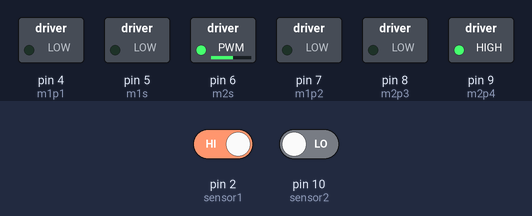
Recording of a sketch running on a simulated Arduino Uno, built with avr-gcc and run on an emulated ATmega328P. Parts: switched loads named in the sketch (green lamp = pin HIGH). Inputs (shaded band) come from the test bench; at power-on: pin 2 (sensor1) HIGH, pin 10 (sensor2) LOW.

Above: at 1.2 s.
1.3 s: pin 2 (sensor1) driven LOW
At 2.5 s:
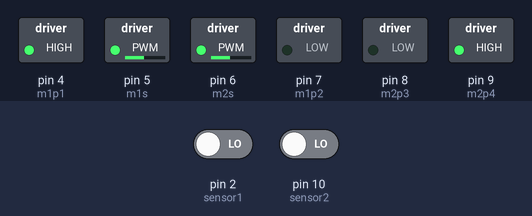
2.8 s: pin 10 (sensor2) driven HIGH
At 3.8 s:
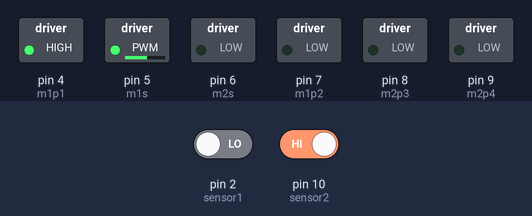
4.3 s: pin 2 (sensor1) driven HIGH
At 4.9 s:
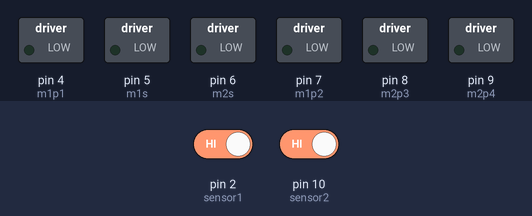
Timing chart, 0 to 7.3 s (numbered marks = the images above; inputs shaded):
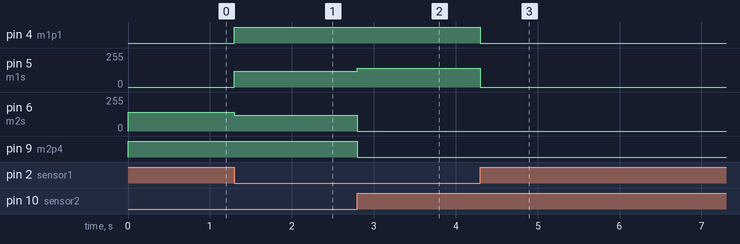

The sketch:

code.ino
```cpp
// ====================================================================
// LINE FOLLOWER ROBOT CODE (2-SENSOR setup)
// ====================================================================
// Arduino UNO + L298N Motor Driver + 2x IR Line Sensors

// --- MOTOR 1 (Left Motor) Pins ---
const int m1p1 = 4; // L298N IN1 (Direction)
const int m1p2 = 7; // L298N IN2 (Direction)
const int m1s  = 5; // L298N ENA (Speed - PWM)

// --- MOTOR 2 (Right Motor) Pins ---
const int m2p3 = 8; // L298N IN3 (Direction)
const int m2p4 = 9; // L298N IN4 (Direction)
const int m2s  = 6; // L298N ENB (Speed - PWM)

// --- IR SENSOR Pins ---
const int sensor1 = 2;  // Left IR Sensor (Digital OUT)
const int sensor2 = 10; // Right IR Sensor (Digital OUT)

// --- Sensor Signal Definitions ---
// Note: Standard IR sensors output LOW (0) on WHITE / Reflective surfaces
// and HIGH (1) on BLACK line / Non-reflective surfaces.
const int BLACK = HIGH;
const int WHITE = LOW;

// --- Speed Settings (0 to 255) ---
const int BASE_SPEED = 120; // Forward speed
const int TURN_SPEED = 140; // Turning outer motor speed

void setup() {
  // Motor pins output mode
  pinMode(m1p1, OUTPUT);
  pinMode(m1p2, OUTPUT);
  pinMode(m1s,  OUTPUT);

  pinMode(m2p3, OUTPUT);
  pinMode(m2p4, OUTPUT);
  pinMode(m2s,  OUTPUT);

  // Sensor pins input mode
  pinMode(sensor1, INPUT);
  pinMode(sensor2, INPUT);
}

// Move Straight Forward
void forward() {
  // Left Motor Forward
  digitalWrite(m1p1, HIGH);
  digitalWrite(m1p2, LOW);
  analogWrite(m1s, BASE_SPEED);

  // Right Motor Forward
  digitalWrite(m2p3, LOW);
  digitalWrite(m2p4, HIGH);
  analogWrite(m2s, BASE_SPEED);
}

// Stop Both Motors
void stopRobot() {
  digitalWrite(m1p1, LOW);
  digitalWrite(m1p2, LOW);
  analogWrite(m1s, 0);

  digitalWrite(m2p3, LOW);
  digitalWrite(m2p4, LOW);
  analogWrite(m2s, 0);
}

// Gentle Left Turn: Stop Left Motor, Drive Right Motor Forward
void turnLeft() {
  // Left Motor STOPPED (Soft Pivot)
  digitalWrite(m1p1, LOW);
  digitalWrite(m1p2, LOW);
  analogWrite(m1s, 0);

  // Right Motor FORWARD
  digitalWrite(m2p3, LOW);
  digitalWrite(m2p4, HIGH);
  analogWrite(m2s, TURN_SPEED);
}

// Gentle Right Turn: Drive Left Motor Forward, Stop Right Motor
void turnRight() {
  // Left Motor FORWARD
  digitalWrite(m1p1, HIGH);
  digitalWrite(m1p2, LOW);
  analogWrite(m1s, TURN_SPEED);

  // Right Motor STOPPED (Soft Pivot)
  digitalWrite(m2p3, LOW);
  digitalWrite(m2p4, LOW);
  analogWrite(m2s, 0);
}

void loop() {
  int ls = digitalRead(sensor1); // Left Sensor Reading
  int rs = digitalRead(sensor2); // Right Sensor Reading

  // 1. Both sensors on WHITE surface -> Move Forward along the line
  if (ls == WHITE && rs == WHITE) {
    forward();
  }
  // 2. Left sensor hits BLACK line -> Turn Left to stay centered
  else if (ls == BLACK && rs == WHITE) {
    turnLeft();
  }
  // 3. Right sensor hits BLACK line -> Turn Right to stay centered
  else if (rs == BLACK && ls == WHITE) {
    turnRight();
  }
  // 4. Both sensors hit BLACK line (Intersection or T-junction) -> Stop
  else if (ls == BLACK && rs == BLACK) {
    stopRobot();
  }
}
```

Measured:
- after the input at 1.3 s, pin 4 (m1p1): LOW → HIGH at once; pin 5 (m1s): 0/255 → 120/255 at once; pin 6 (m2s): 140/255 → 120/255 at once
- after the input at 2.8 s, pin 5 (m1s): 120/255 → 140/255 at once; pin 6 (m2s): 120/255 → 0/255 at once; pin 9 (m2p4): HIGH → LOW at once
- after the input at 4.3 s, pin 4 (m1p1): HIGH → LOW at once; pin 5 (m1s): 140/255 → 0/255 at once
